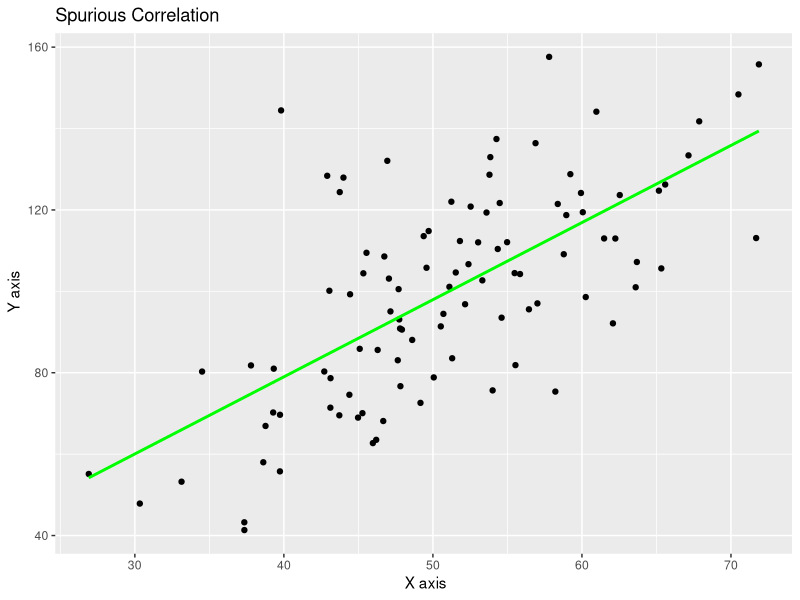

Source code (R):
## ---- chunk 1
#load libaray
library(ggplot2)

## ---- chunk 2
set.seed(123)
n <- 100
x_axis <- rnorm(n, mean = 50, sd = 10)
y_axis <- 2 * x_axis + rnorm(n, mean = 0, sd = 20)

data <- data.frame(x_axis, y_axis)


## ---- chunk 3
    ggplot(data, aes(x = x_axis, y = y_axis)) +
      geom_point() +
      geom_smooth(method = "lm", se = FALSE, color = "green") +
      labs(title = "Spurious Correlation",
           x = " X axis",
           y = " Y axis")

